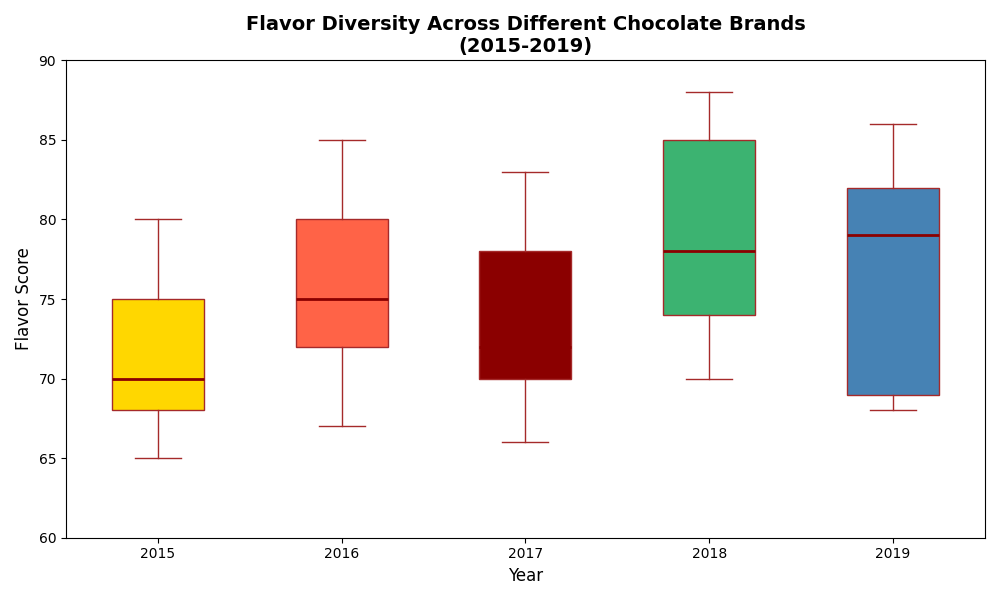

The Python source for this figure:
import matplotlib.pyplot as plt
import numpy as np

chocolate_brands = ["CocoaHeaven", "ChocoDelight", "SweetCocoa", "DarkFantasy", "ChocoTwist"]
years = ["2015", "2016", "2017", "2018", "2019"]

chocolate_data = {
    "CocoaHeaven": [75, 80, 78, 85, 82],
    "ChocoDelight": [70, 75, 72, 78, 79],
    "SweetCocoa": [68, 72, 70, 74, 69],
    "DarkFantasy": [80, 85, 83, 88, 86],
    "ChocoTwist": [65, 67, 66, 70, 68],
}

box_data = [list(year_data) for year_data in zip(*chocolate_data.values())]

fig, ax = plt.subplots(figsize=(10, 6))

bplot = ax.boxplot(box_data, vert=True, patch_artist=True, notch=False,
                   boxprops=dict(facecolor='lightyellow', color='brown'),
                   whiskerprops=dict(color='brown'),
                   capprops=dict(color='brown'),
                   medianprops=dict(color='darkred', linewidth=2),
                   flierprops=dict(markerfacecolor='blue', marker='o', markersize=8, linestyle='none'))

colors = ['#FFD700', '#FF6347', '#8B0000', '#3CB371', '#4682B4']
for patch, color in zip(bplot['boxes'], colors):
    patch.set_facecolor(color)

ax.set_xticklabels(years)
ax.set_xlabel('Year', fontsize=12)
ax.set_ylabel('Flavor Score', fontsize=12)
ax.set_title('Flavor Diversity Across Different Chocolate Brands\n(2015-2019)', fontsize=14, fontweight='bold')

ax.set_ylim(60, 90)

plt.tight_layout()
plt.show()
